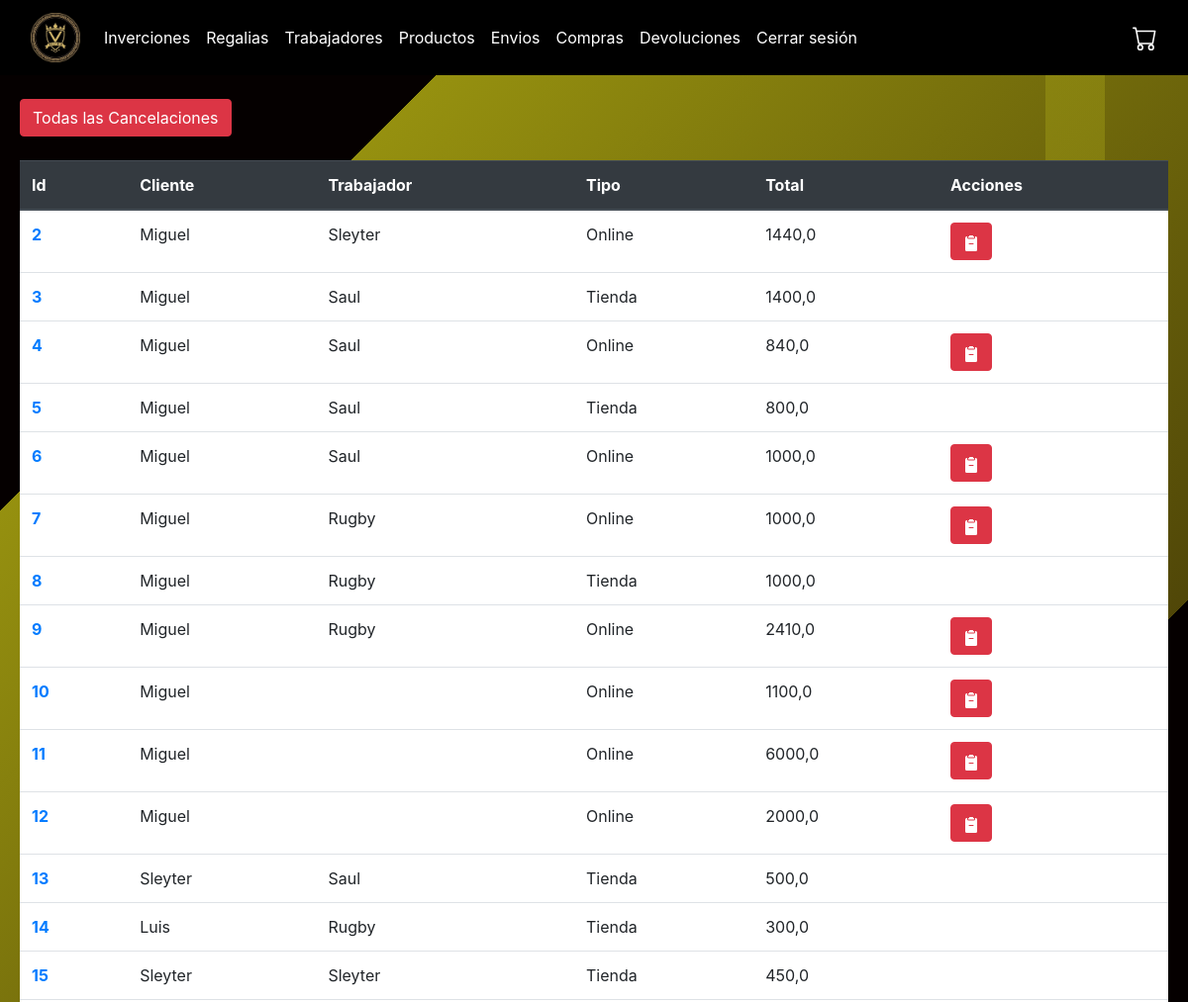
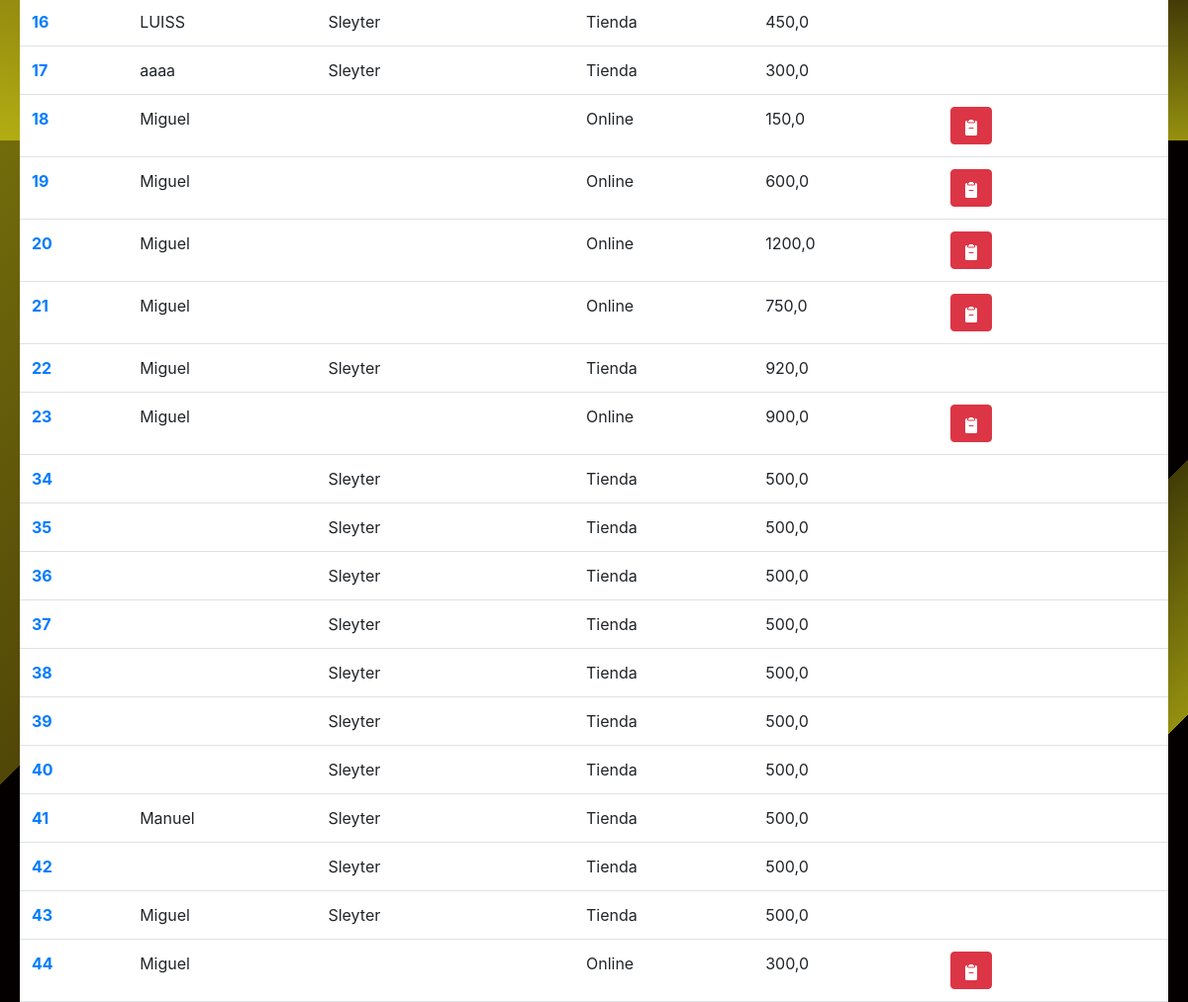
Before: /compras (signed in) with the older database file (2 pictures, top to bottom).
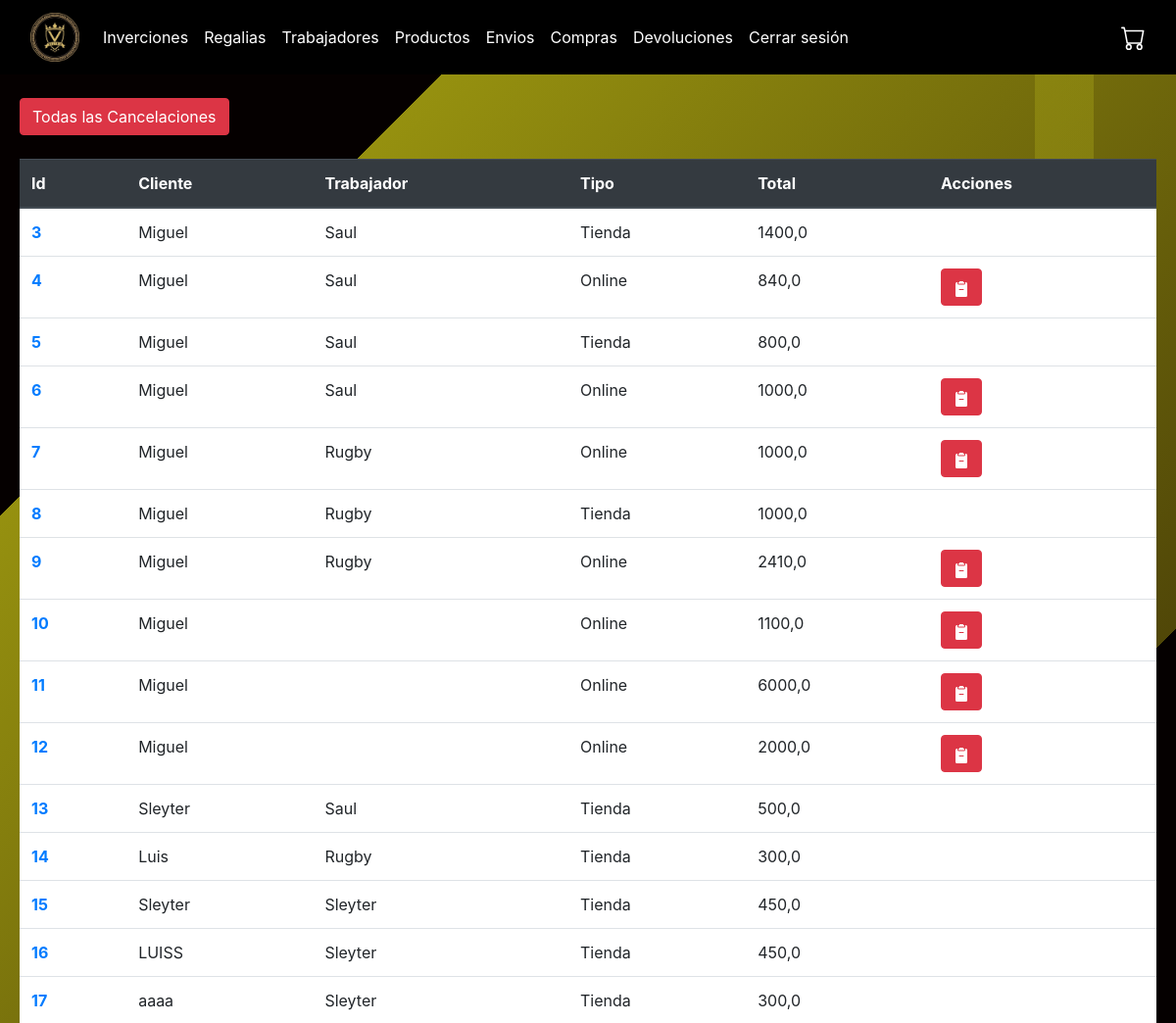
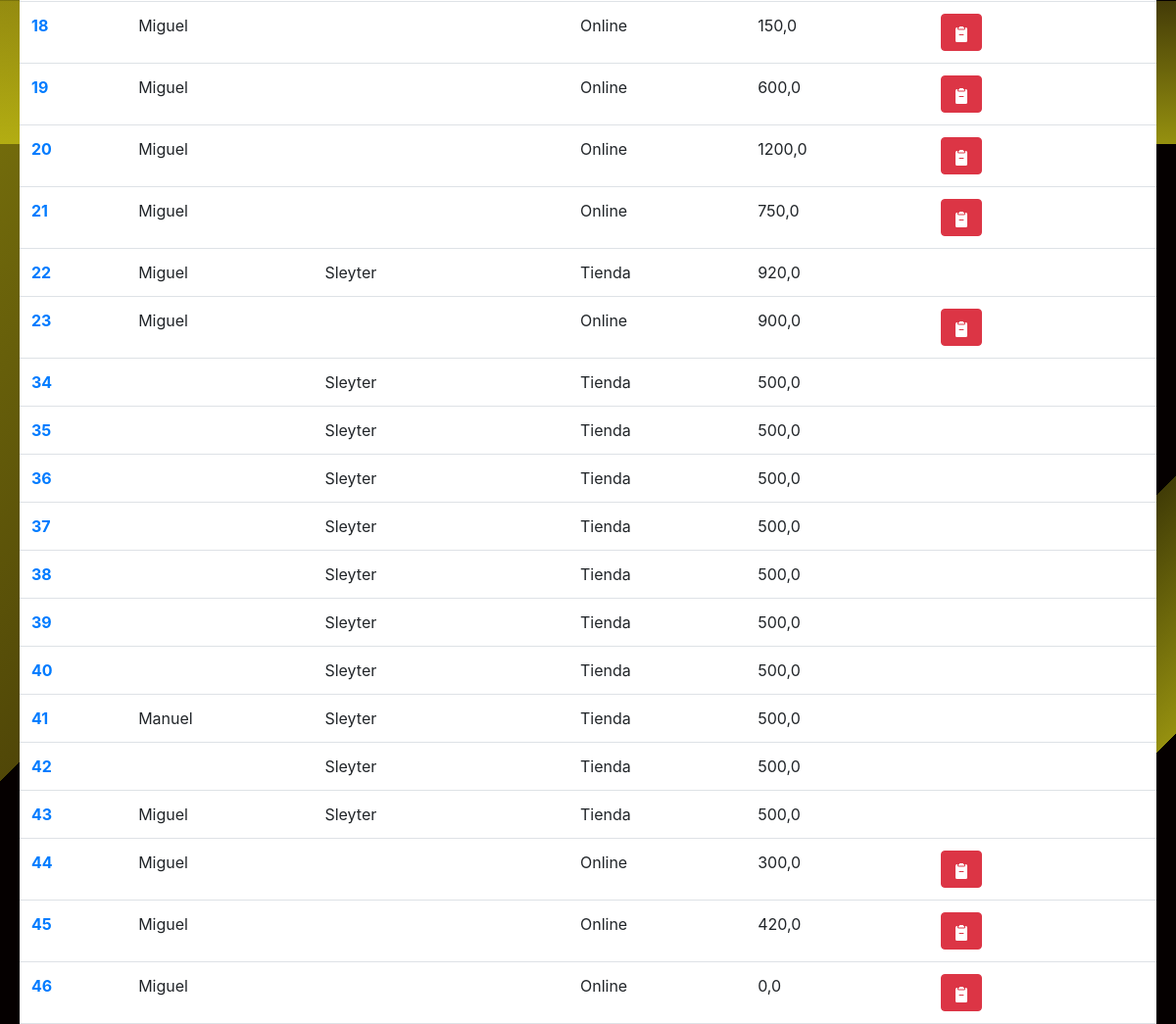
After: the same page with the newer database file (2 pictures, top to bottom).
### plus/models.py (models this page shows, shortened)
class Compra(models.Model):
    comprobante = models.CharField(max_length=100)
    total = models.FloatField()
    fecha_compra = models.DateField()
    tipo_compra = models.BooleanField()
    cliente = models.ForeignKey(Cliente, on_delete=models.CASCADE, null=True, blank=True)
    trabajador = models.ForeignKey(Trabajador, on_delete=models.SET_NULL, null=True, blank=True)
    metodo_pago = models.ForeignKey(MetodoPago, on_delete=models.CASCADE)
    comfimada = models.BooleanField(default=0) #Si ya se pago
    Cancelada = models.BooleanField(default=0) # si el cliente rechaso el envio

class Cliente(models.Model):
    user = models.OneToOneField(User, on_delete=models.CASCADE, null=True, blank=True)
    nombre = models.CharField(max_length=50)
    apellido = models.CharField(max_length=50)
    telefono = models.CharField(max_length=8)
    cedula = models.CharField(max_length=25)
    correo = models.EmailField(max_length=25, null=True, blank=True)
    contraseña = models.CharField(max_length=30)

class Trabajador(models.Model):
    user = models.OneToOneField(User, on_delete=models.CASCADE, null=True, blank=True)
    nombre = models.CharField(max_length=50)
    apellido = models.CharField(max_length=50)
    telefono = models.CharField(max_length=8)
    cedula = models.CharField(max_length=25)
    fecha_nacimiento = models.DateField()

### plus/views.py (the view)
# urls.py: path('compras',views.compras, name="compras"),
@staff_required
def compras(request):
    registro = Compra.objects.filter(Cancelada= False)
    return render(request, "plus/administracion/compras.html", {
        "compras": registro,
        })

### plus/views.py (called while the page is built)
def is_staff_user(user):
    return user.is_staff

### plus/templates/plus/administracion/compras.html (shortened to what this page needs)
{% extends "plus/administracion/layout.html" %}
{% load custom_filters %}
{% block body %}
<a href="{% url 'comprasCanceladas' %}" class="btn btn-danger" style="margin: 0 20px;">Todas las Cancelaciones</a>
<div style="display: flex; gap: 10px; flex-grow: 1;">
    <table style="margin: 0 20px; flex: 1;" class="table">
        <thead class="thead-dark">
            <tr>
                <th scope="col">Id</th>
                <th scope="col">Cliente</th>
                <th scope="col">Trabajador</th>
                <th scope="col">Tipo</th>
                <th scope="col">Total</th>
                <th scope="col">Acciones</th>
            </tr>
        </thead>
        <tbody>
            {% for compra in compras %}
                <tr>
                    <th scope="row">
                        <a href="{% url 'compraEspecifica' id=compra.id %}">{{ compra.id }}</a>
                    </th>
                    <td>{{ compra.cliente.nombre }}</td>
                    <td>{{ compra.trabajador.nombre }}</td>
                    <td>
                        {% if compra.tipo_compra == False %}
                            Online
                        {% else %}
                            Tienda
                        {% endif %}
                    </td>
                    <td>{{ compra.total}}</td>
                    <td>
                        {% if compra.tipo_compra == False %}
                            <a href="{% url 'cancelarCompra' id=compra.id %}" class="btn btn-danger">
                            </a>
                        {% endif %}
                    </td>
                </tr>
            {% endfor %}
        </tbody>
    </table>
</div>
{% endblock %}

Changed rows visible on the page:
no longer on this page (row edited): Compra: id "2", cliente.nombre "Miguel", trabajador.nombre "Sleyter", tipo_compra "Online", total "1440,0"
added Compra: id "45", cliente.nombre "Miguel", tipo_compra "Online", total "420,0"
added Compra: id "46", cliente.nombre "Miguel", tipo_compra "Online", total "0,0"
